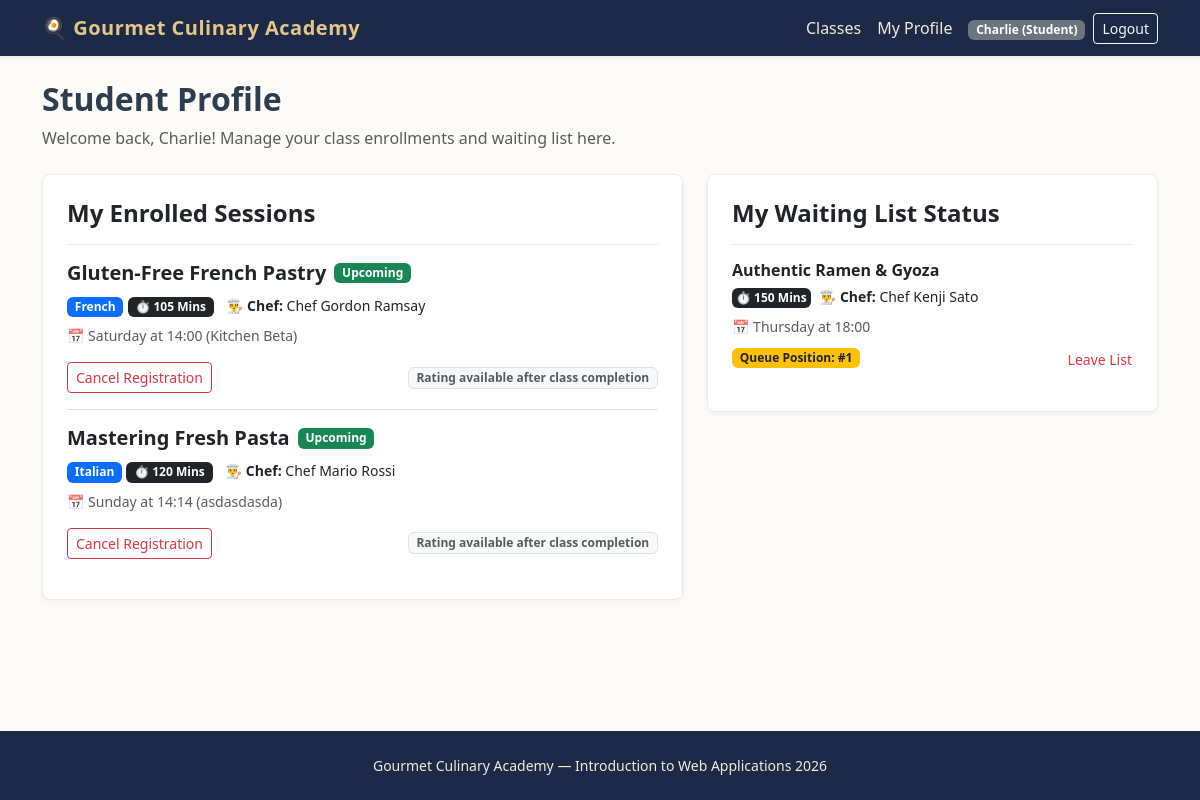
Page /student/profile (signed in) on the earlier database version.
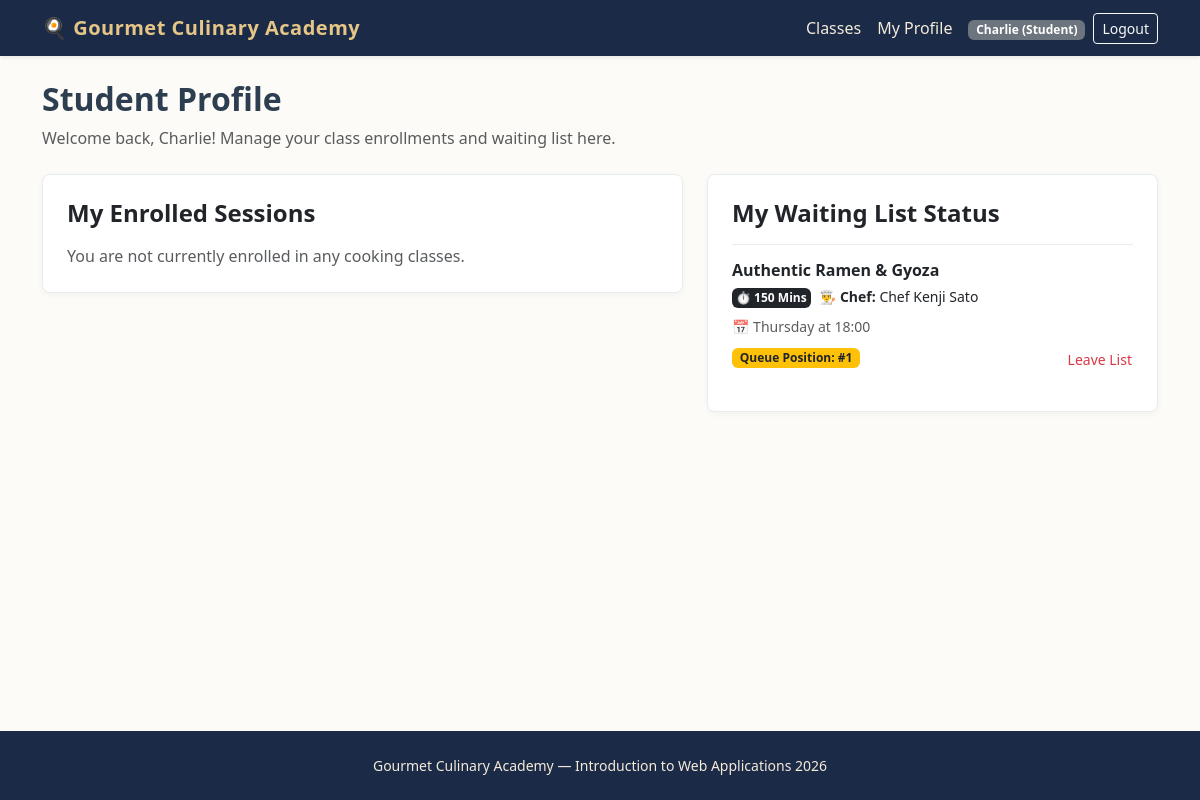
Same page on the later database version.
### tables this page shows
CREATE TABLE users (
    id INTEGER PRIMARY KEY AUTOINCREMENT,
    email TEXT UNIQUE NOT NULL,
    first_name TEXT NOT NULL,
    last_name TEXT NOT NULL,
    password TEXT NOT NULL,
    role TEXT NOT NULL CHECK(role IN ('Manager', 'Student'))
);

CREATE TABLE enrollments (
    id INTEGER PRIMARY KEY AUTOINCREMENT,
    student_id INTEGER NOT NULL,
    session_id INTEGER NOT NULL,
    FOREIGN KEY (student_id) REFERENCES users(id) ON DELETE CASCADE,
    FOREIGN KEY (session_id) REFERENCES class_sessions(id) ON DELETE CASCADE,
    UNIQUE(student_id, session_id)
);

CREATE TABLE cooking_classes (
    id INTEGER PRIMARY KEY AUTOINCREMENT,
    manager_id INTEGER NOT NULL,
    title TEXT NOT NULL UNIQUE,
    cuisine TEXT NOT NULL,
    difficulty TEXT NOT NULL CHECK(difficulty IN ('Beginner', 'Intermediate', 'Advanced')),
    duration INTEGER NOT NULL,
    dietary_category TEXT NOT NULL CHECK(dietary_category IN ('Standard', 'Vegetarian', 'Vegan', 'Gluten-free')),
    chef_name TEXT NOT NULL,
    ingredients TEXT NOT NULL, -- Virgülle ayrılmış en az 4 malzeme
    description TEXT NOT NULL,
    photo_1 TEXT NOT NULL,
    photo_2 TEXT NOT NULL,
    photo_3 TEXT NOT NULL,
    FOREIGN KEY (manager_id) REFERENCES users(id) ON DELETE CASCADE
);

CREATE TABLE class_sessions (
    id INTEGER PRIMARY KEY AUTOINCREMENT,
    class_id INTEGER NOT NULL,
    day_of_week TEXT NOT NULL CHECK(day_of_week IN ('Monday', 'Tuesday', 'Wednesday', 'Thursday', 'Friday', 'Saturday', 'Sunday')),
    start_time TEXT NOT NULL, -- HH:MM formatında
    kitchen_name TEXT NOT NULL,
    max_capacity INTEGER NOT NULL DEFAULT 10,
    FOREIGN KEY (class_id) REFERENCES cooking_classes(id) ON DELETE CASCADE
);

CREATE TABLE waiting_list (
    id INTEGER PRIMARY KEY AUTOINCREMENT,
    student_id INTEGER NOT NULL,
    session_id INTEGER NOT NULL,
    joined_at TIMESTAMP DEFAULT CURRENT_TIMESTAMP,
    FOREIGN KEY (student_id) REFERENCES users(id) ON DELETE CASCADE,
    FOREIGN KEY (session_id) REFERENCES class_sessions(id) ON DELETE CASCADE,
    UNIQUE(student_id, session_id)
);

### routes/student_routes.py (the view)
@student_bp.route("/profile")
@login_required
def profile():
    raw_enrollments = get_student_enrollments(current_user.id)
    waiting_sessions = get_student_waiting_list(current_user.id)
    processed_enrollments = []
    for item in raw_enrollments:
        enroll_data = dict(item)
        day = enroll_data.get("day_of_week")
        time_str = enroll_data.get("start_time")
        enroll_data["is_past"] = is_session_past(day, time_str)
        enroll_data["can_cancel"] = can_cancel_enrollment(day, time_str)
        processed_enrollments.append(enroll_data)
    return render_template(
        "student/profile.html",
        enrollments=processed_enrollments,
        waiting_sessions=waiting_sessions,
    )

### app.py (called while the page is built)
@app.after_request
def add_header(response):
    response.headers["Cache-Control"] = (
        "no-store, no-cache, must-revalidate, post-check=0, pre-check=0, max-age=0"
    )
    response.headers["Pragma"] = "no-cache"
    response.headers["Expires"] = "-1"
    return response

@login_manager.user_loader
def load_user(user_id):
    row = get_user_by_id(user_id)
    if row:
        return User(
            user_id=row["id"],
            email=row["email"],
            first_name=row["first_name"],
            last_name=row["last_name"],
            role=row["role"]
        )
    return None

### dao/enrollment_dao.py (called while the page is built)
def get_student_waiting_list(student_id):
    conn = get_db()
    cursor = conn.cursor()
    cursor.execute(
        """
        SELECT w.id AS waiting_id, w.session_id, s.day_of_week, s.start_time,
               c.title AS class_title, c.chef_name, c.duration,
               (
                   SELECT COUNT(*) + 1
                   FROM waiting_list w2
                   WHERE w2.session_id = w.session_id AND w2.joined_at < w.joined_at
               ) AS position
        FROM waiting_list w
        JOIN class_sessions s ON w.session_id = s.id
        JOIN cooking_classes c ON s.class_id = c.id
        WHERE w.student_id = ?
        ORDER BY w.joined_at ASC
    """,
        (student_id,),
    )
    waiting_list = cursor.fetchall()
    close_db(conn)
    return waiting_list

### dao/user_dao.py (called while the page is built)
def get_user_by_id(user_id):
    conn = get_db()
    cursor = conn.cursor()
    cursor.execute("SELECT * FROM users WHERE id = ?", (user_id,))
    user = cursor.fetchone()
    close_db(conn)
    return user

### database/database.py (called while the page is built)
def get_db():
    conn = sqlite3.connect(DATABASE, timeout=10.0)
    conn.row_factory = sqlite3.Row
    conn.execute("PRAGMA foreign_keys = ON")
    return conn

### routes/student_routes.py (called while the page is built)
@student_bp.before_request
@login_required
def check_student_role():
    if current_user.role != "Student":
        flash("Access denied. Student privileges required.", "danger")
        return redirect(url_for("home.index"))

### utils.py (called while the page is built)
def can_cancel_enrollment(session_day, session_start_time):
    now = datetime.now()
    session_dt = get_next_session_datetime(session_day, session_start_time)
    if now >= session_dt:
        return False
    time_difference = session_dt - now
    return time_difference.total_seconds() >= 12 * 3600

def is_session_past(session_day, session_start_time):
    now = datetime.now()
    session_dt = get_next_session_datetime(session_day, session_start_time)
    return now > session_dt

### templates/student/profile.html (shortened to what this page needs)
{% extends "base.html" %}
{% block content %}
<header class="mb-4">
    <h1 class="h2 fw-bold">Student Profile</h1>
    <p class="text-muted">Welcome back, {{ current_user.first_name }}! Manage your class enrollments and waiting list here.</p>
</header>
<div class="row g-4">
    <section class="col-lg-7">
        <div class="card card-culinary p-4 mb-4">
            <h2 class="h4 fw-bold mb-3">My Enrolled Sessions</h2>
            {% if enrollments %}
                <div class="list-group list-group-flush">
                    {% for e in enrollments %}
                        <div class="list-group-item bg-transparent px-0 py-3 {{ 'opacity-75' if e.is_past else '' }}">
                            <div class="d-flex justify-content-between align-items-start mb-2">
                                <div>
                                    <div class="d-flex align-items-center gap-2 mb-1">
                                        <h3 class="h5 fw-bold mb-0">{{ e.class_title }}</h3>
                                        {% if e.is_past %}
                                            <span class="badge bg-secondary">Completed</span>
                                        {% else %}
                                            <span class="badge bg-success">Upcoming</span>
                                        {% endif %}
                                    </div>
                                    <div class="mb-2 mt-2">
                                        <span class="badge bg-primary">{{ e.cuisine }}</span>
                                        {% if e.duration %}
                                            <span class="badge bg-dark">⏱️ {{ e.duration }} Mins</span>
                                        {% endif %}
                                        <span class="small text-dark ms-2">👨‍🍳 <strong>Chef:</strong> {{ e.chef_name }}</span>
                                    </div>
                                    <div class="text-muted small">
                                        📅 {{ e.day_of_week }} at {{ e.start_time[:5] if e.start_time else e.start_time }} ({{ e.kitchen_name }})
                                    </div>
                                </div>
                            </div>
                            <div class="d-flex justify-content-between align-items-center mt-3 flex-wrap gap-2">
                                {% if e.is_past %}
                                    <span class="text-muted small"><i>Session completed</i></span>
                                    {% if e.user_score %}
                                        <span class="badge bg-info text-dark">Your Rating: ⭐ {{ e.user_score }}/5</span>
                                    {% else %}
                                        <form method="post" action="{{ url_for('student.rate_session', session_id=e.session_id) }}" class="d-flex align-items-center gap-1">
                                            <select name="score" class="form-select form-select-sm" required>
                                                <option value="" disabled selected>Rate Class</option>
                                                <option value="5">5 ⭐⭐⭐⭐⭐</option>
                                                <option value="4">4 ⭐⭐⭐⭐</option>
                                                <option value="3">3 ⭐⭐⭐</option>
                                                <option value="2">2 ⭐⭐</option>
                                                <option value="1">1 ⭐</option>
                                            </select>
                                            <button type="submit" class="btn btn-sm btn-warning">Submit</button>
                                        </form>
                                    {% endif %}
                                {% else %}
                                    <form method="post" action="{{ url_for('student.cancel', session_id=e.session_id) }}">
                                        <button type="submit" class="btn btn-sm btn-outline-danger" onclick="return confirm('Are you sure you want to cancel this enrollment?')">Cancel Registration</button>
                                    </form>
                                    <span class="badge bg-light text-muted border">Rating available after class completion</span>
                                {% endif %}
                            </div>
                        </div>
                    {% endfor %}
                </div>
            {% else %}
                <p class="text-muted mb-0">You are not currently enrolled in any cooking classes.</p>
            {% endif %}
        </div>
    </section>
    <section class="col-lg-5">
        <div class="card card-culinary p-4">
            <h2 class="h4 fw-bold mb-3">My Waiting List Status</h2>
            {% if waiting_sessions %}
                <div class="list-group list-group-flush">
                    {% for w in waiting_sessions %}
                        <div class="list-group-item bg-transparent px-0 py-3">
                            <h3 class="h6 fw-bold mb-1">{{ w.class_title }}</h3>
                            <div class="mb-2">
                                {% if w.duration %}
                                    <span class="badge bg-dark small p-1">⏱️ {{ w.duration }} Mins</span>
                                {% endif %}
                                <span class="small text-dark ms-1">👨‍🍳 <strong>Chef:</strong> {{ w.chef_name }}</span>
                            </div>
                            <p class="small text-muted mb-2">📅 {{ w.day_of_week }} at {{ w.start_time[:5] if w.start_time else w.start_time }}</p>
                            <div class="d-flex justify-content-between align-items-center">
                                <span class="badge bg-warning text-dark">Queue Position: #{{ w.position }}</span>
                                <form method="post" action="{{ url_for('student.leave_waiting', session_id=w.session_id) }}">
                                    <button type="submit" class="btn btn-sm btn-link text-danger p-0 text-decoration-none">Leave List</button>
                                </form>
                            </div>
                        </div>
                    {% endfor %}
                </div>
            {% else %}
                <p class="text-muted mb-0">You are not on any waiting lists.</p>
            {% endif %}
        </div>
    </section>
</div>
{% endblock %}

### templates/base.html (shortened to what this page needs)
<!DOCTYPE html>
<html lang="en">
<head>
    <link href="https://cdn.jsdelivr.net/npm/bootstrap@5.3.3/dist/css/bootstrap.min.css" rel="stylesheet">
    <link rel="stylesheet" href="{{ url_for('static', filename='css/style.css') }}">
</head>
<body>
    <header>
        <nav class="navbar navbar-expand-lg navbar-dark bg-culinary shadow-sm">
            <div class="container">
                <a class="navbar-brand" href="{{ url_for('home.index') }}">🍳 Gourmet Culinary Academy</a>
                <section class="collapse navbar-collapse" id="mainNav">
                    <ul class="navbar-nav ms-auto align-items-center">
                        <li class="nav-item">
                            <a class="nav-link" href="{{ url_for('home.index') }}">Classes</a>
                        </li>
                        {% if current_user.is_authenticated %}
                            {% if current_user.role == 'Manager' %}
                                <li class="nav-item">
                                    <a class="nav-link" href="{{ url_for('manager.dashboard') }}">Dashboard</a>
                                </li>
                                <li class="nav-item">
                                    <a class="nav-link" href="{{ url_for('manager.create_class') }}">New Class</a>
                                </li>
                            {% else %}
                                <li class="nav-item">
                                    <a class="nav-link" href="{{ url_for('student.profile') }}">My Profile</a>
                                </li>
                            {% endif %}
                            <li class="nav-item ms-lg-2">
                                <span class="badge bg-secondary">{{ current_user.first_name }} ({{ current_user.role }})</span>
                            </li>
                            <li class="nav-item ms-lg-2">
                                <a class="btn btn-sm btn-outline-light" href="{{ url_for('auth.logout') }}">Logout</a>
                            </li>
                        {% endif %}
                    </ul>
                </section>
            </div>
        </nav>
    </header>
    <main class="container py-4">
        {% block content %}{% endblock %}
    </main>
    <footer class="site-footer text-center py-4 mt-auto">
        <div class="container">
            <p class="mb-0 small">Gourmet Culinary Academy — Introduction to Web Applications 2026</p>
        </div>
    </footer>
</body>
</html>

### static/css/style.css (style rules this page uses)
body { background-color: #fdfbf7; color: #2c3e50; font-family: "Segoe UI", Tahoma, Geneva, Verdana, sans-serif; min-height: 100vh; display: flex; flex-direction: column; }
main { flex: 1; }
.bg-culinary { background-color: #1b2a47; }
.navbar-dark .navbar-brand { color: #e6c687; font-weight: 700; letter-spacing: 0.5px; }
.navbar-dark .nav-link { color: #f4ebd9; }
.card-culinary { border: 1px solid #e9ecef; border-radius: 8px; transition: transform 0.15s ease, box-shadow 0.15s ease; box-shadow: 0 2px 6px rgba(0,0,0,0.04); }
.site-footer { background-color: #1b2a47; color: #f4ebd9; }

Differences in the rows shown:
removed enrollments: class_title "Gluten-Free French Pastry", cuisine "French", duration "105", chef_name "Chef Gordon Ramsay", day_of_week "Saturday", start_time "14:00", kitchen_name "Kitchen Beta"
removed enrollments: class_title "Mastering Fresh Pasta", cuisine "Italian", duration "120", chef_name "Chef Mario Rossi", day_of_week "Sunday", start_time "14:14", kitchen_name "asdasdasda"
Other differences:
text now shown: "You are not currently enrolled in any cooking classes."
